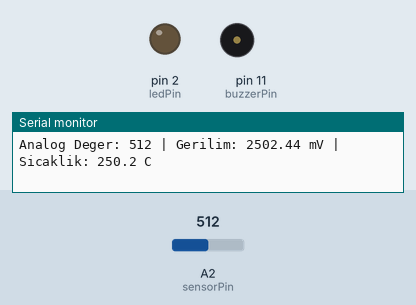
A sketch run on a simulated Arduino Uno, built with avr-gcc and run on an emulated ATmega328P. Shown: output pins drawn as LEDs (lit = HIGH), buzzer (waves = sounding, pin HIGH), the last lines printed to the serial monitor. The test bench sets the inputs (shaded band); at power-on: A2 (sensorPin) = 512.

Above: at 0.1 s.
At 0.6 s:
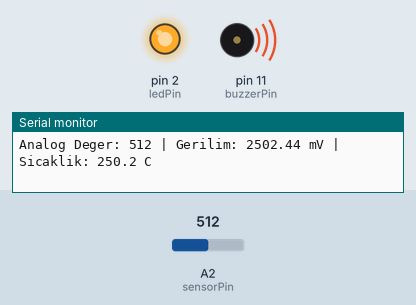
Timing chart, 0 to 2.1 s (numbered marks = the images above):
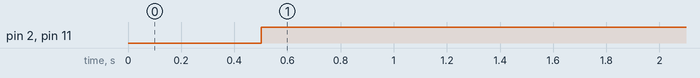

Measured:
- by itself, pin 2 (ledPin), pin 11 (buzzerPin): LOW → HIGH at 0.50 s

The sketch:

012FireAlarm.ino
```cpp
int sensorPin=A2;
int buzzerPin=11;
int ledPin=2;

int sensorDeger=0;
float gerilim=0;
float sicaklik=0;

void setup() {

 pinMode(buzzerPin, OUTPUT);
 pinMode(ledPin, OUTPUT);

  Serial.begin(9600);
}

void loop() {

  sensorDeger=analogRead(sensorPin);
  gerilim=(sensorDeger/1023.0)*5000.0;
  sicaklik=gerilim/10.0;

  Serial.print("Analog Deger: ");
  Serial.print(sensorDeger);
  Serial.print(" | Gerilim: ");
  Serial.print(gerilim, 2);
  Serial.print(" mV | Sicaklik: ");
  Serial.print(sicaklik, 1);
  Serial.println(" C");
  delay(500);

  if(sicaklik>25){
      digitalWrite(buzzerPin, HIGH);
      digitalWrite(ledPin, HIGH);
  }

  else{
      digitalWrite(buzzerPin, LOW);
      digitalWrite(ledPin, LOW);
  }
}
```
